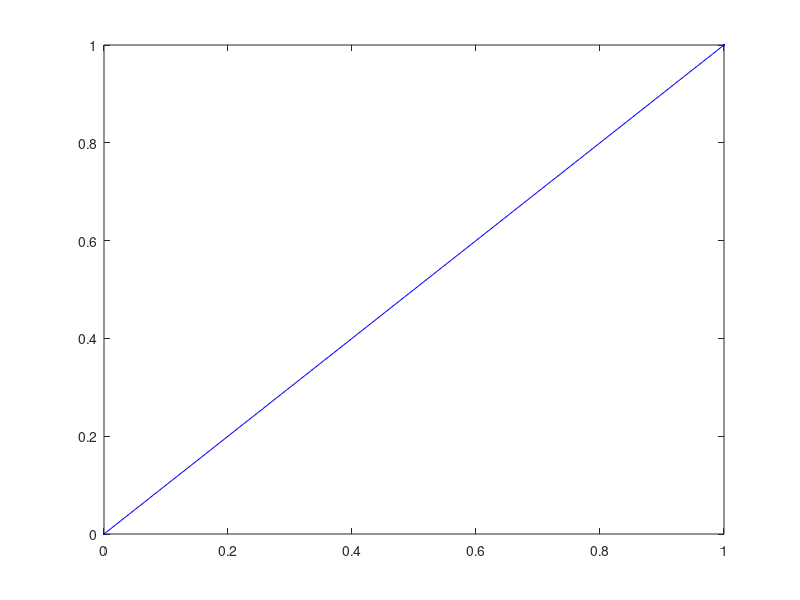

Write the MATLAB code that produced this figure. (Note: this script raises an error after producing the figure.)
clear all
seg = [0 0; 1 1]


plot(seg(:,1), seg(:,2),'.-b')
hold on
plot(child(:,1), child(:,2),'.-g')
plot(c(:,1), c(:,2),'.-r')


%%
col=50;
m=300;
cx=0;
cy=0;
l=10;
x=linspace(cx-l,cx+l,m);
y=linspace(cy-l,cy+l,m);
[X,Y]=meshgrid(x,y);
Z=X +i*Y;
c=-0.5-i*0.8660254;
for k=1:col;
Z=2/3*Z + 1/3*1./(eps+Z.^2);
end
W=abs(Z-c);
A=angle(Z);
colormap prism(256);
pcolor(W-A);
shading flat;
axis('square','equal','off');

%%
n = 9
FraktalT(n,1,[pi/4,-pi/4],[0,0],[0,1])
close all
